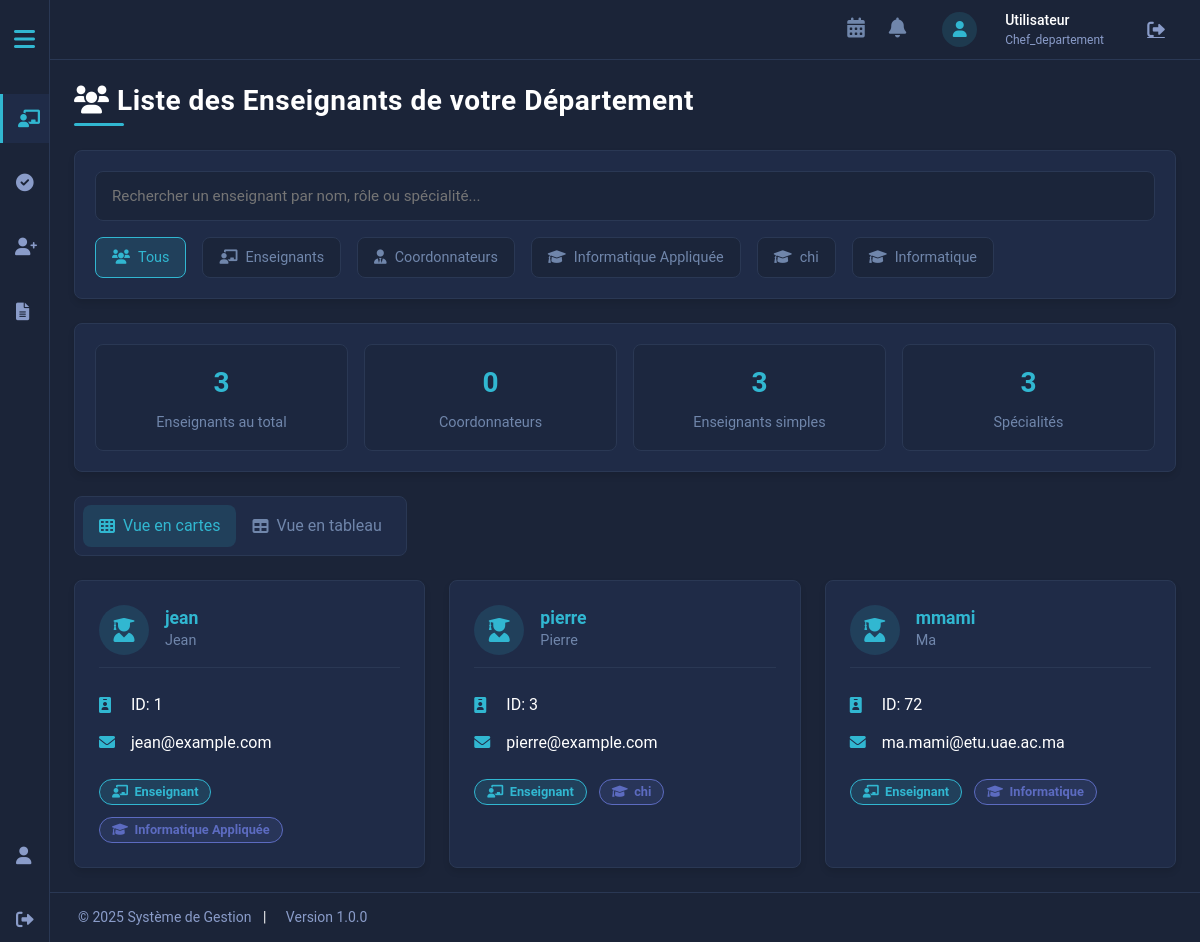
Screenshot of /projet_web_SF/chef_departement_interface/lister_professeurs_departement.php (signed in) with the database file from the repository.
### tables this page shows
CREATE TABLE `utilisateurs` (
  `id` int(11) NOT NULL,
  `nom_utilisateur` varchar(50) NOT NULL,
  `email` varchar(100) NOT NULL,
  `mot_de_passe` varchar(255) NOT NULL,
  `prenom` varchar(50) NOT NULL,
  `nom` varchar(50) NOT NULL,
  `role` enum('admin','chef_departement','coordonnateur','enseignant','vacataire') NOT NULL,
  `specialite` varchar(100) DEFAULT NULL,
  `id_departement` int(11) DEFAULT NULL,
  `id_filiere` int(11) DEFAULT NULL,
  `date_creation` timestamp NOT NULL DEFAULT current_timestamp(),
  `date_modification` timestamp NOT NULL DEFAULT current_timestamp() ON UPDATE current_timestamp(),
  `derniere_connexion` timestamp NULL DEFAULT NULL,
  `actif` tinyint(1) DEFAULT 1,
  `date_changement_mdp` datetime DEFAULT NULL,
  `reset_token` VARCHAR(64) NULL,
  `reset_token_expiry` DATETIME NULL
);

### projet_web_SF/chef_departement_interface/lister_professeurs_departement.php (the view, shortened to what this page needs)
<?php
$pdo = connectDB();
$id_departement = $_SESSION['id_departement'];
$query = "SELECT id, nom_utilisateur, prenom, email, specialite, role
          FROM utilisateurs
          WHERE role IN ('enseignant', 'coordonnateur')
          AND id_departement = ? AND actif = 1";
$stmt = $pdo->prepare($query);
$stmt->execute([$id_departement]);
$enseignants = $stmt->fetchAll(PDO::FETCH_ASSOC);
include 'header.php';
?>
<div class="main-container">
    <div class="content">
        <h2><i class="fas fa-users"></i> Liste des Enseignants de votre Département</h2>
<div class="search-wrapper">
            <input type="text" id="searchInput" placeholder="Rechercher un enseignant par nom, rôle ou spécialité..." aria-label="Rechercher">
            <div class="filter-container">
                <button class="filter-btn active" data-filter="all"><i class="fas fa-users"></i> Tous</button>
                <button class="filter-btn" data-filter="enseignant"><i class="fas fa-chalkboard-teacher"></i> Enseignants</button>
                <button class="filter-btn" data-filter="coordonnateur"><i class="fas fa-user-tie"></i> Coordonnateurs</button>
                <?php
                $specialites = [];
                foreach ($enseignants as $ens) {
                    if (!empty($ens['specialite']) && !in_array($ens['specialite'], $specialites)) {
                        $specialites[] = $ens['specialite'];
                    }
                }
                foreach ($specialites as $specialite): ?>
                    <button class="filter-btn" data-filter-specialite="<?= htmlspecialchars($specialite) ?>">
                        <i class="fas fa-graduation-cap"></i> <?= htmlspecialchars($specialite) ?>
                    </button>
                <?php endforeach; ?>
            </div>
        </div>
        <div class="stats-container">
            <?php
            $total_enseignants = count($enseignants);
            $total_coordonnateurs = 0;
            $total_enseignants_simples = 0;
            $specialites_count = count($specialites);
            foreach ($enseignants as $ens) {
                if ($ens['role'] === 'coordonnateur') {
                    $total_coordonnateurs++;
                } else {
                    $total_enseignants_simples++;
                }
            }
            ?>
            <div class="stat-item">
                <div class="stat-value"><?= $total_enseignants ?></div>
                <div class="stat-label">Enseignants au total</div>
            </div>
            <div class="stat-item">
                <div class="stat-value"><?= $total_coordonnateurs ?></div>
                <div class="stat-label">Coordonnateurs</div>
            </div>
            <div class="stat-item">
                <div class="stat-value"><?= $total_enseignants_simples ?></div>
                <div class="stat-label">Enseignants simples</div>
</div>
            <div class="stat-item">
                <div class="stat-value"><?= $specialites_count ?></div>
                <div class="stat-label">Spécialités</div>
            </div>
        </div>
        <div class="view-toggle">
            <button id="gridViewBtn" class="view-btn active"><i class="fas fa-th"></i> Vue en cartes</button>
            <button id="tableViewBtn" class="view-btn"><i class="fas fa-table"></i> Vue en tableau</button>
        </div>
        <div id="gridView" class="teachers-grid">
            <?php if (!empty($enseignants)): ?>
                <?php foreach ($enseignants as $ens): ?>
                    <div class="teacher-card"
                         data-role="<?= htmlspecialchars($ens['role']) ?>"
                         data-specialite="<?= htmlspecialchars($ens['specialite']) ?>">
                        <div class="teacher-header">
                            <div class="teacher-avatar">
                                <i class="fas <?= $ens['role'] === 'coordonnateur' ? 'fa-user-tie' : 'fa-user-graduate' ?>"></i>
                            </div>
                            <div class="teacher-name">
                                <h3><?= htmlspecialchars($ens['nom_utilisateur']) ?></h3>
                                <p><?= htmlspecialchars($ens['prenom']) ?></p>
                            </div>
                        </div>
                        <div class="teacher-details">
                            <div class="teacher-detail">
                                <i class="fas fa-id-badge"></i>
                                <span>ID: <?= htmlspecialchars($ens['id']) ?></span>
                            </div>
                            <div class="teacher-detail">
                                <i class="fas fa-envelope"></i>
                                <span><?= htmlspecialchars($ens['email']) ?></span>
                            </div>
                            <div class="badges">
                                <span class="badge badge-role">
                                    <i class="fas <?= $ens['role'] === 'coordonnateur' ? 'fa-user-tie' : 'fa-chalkboard-teacher' ?>"></i>
                                    <?= ucfirst(htmlspecialchars($ens['role'])) ?>
                                </span>
                                <?php if (!empty($ens['specialite'])): ?>
                                    <span class="badge badge-specialite">
                                        <i class="fas fa-graduation-cap"></i>
                                        <?= htmlspecialchars($ens['specialite']) ?>
                                    </span>
                                <?php endif; ?>
                            </div>
                        </div>
                    </div>
                <?php endforeach; ?>
            <?php endif; ?>
        </div>
    </div>
</div>
<?php
include 'footer_chef.php';
?>

### projet_web_SF/chef_departement_interface/header.php (style rules this page uses)
:root { --primary-bg: #1B2438; --secondary-bg: #1F2B47; --accent-color: #31B7D1; --text-color: #FFFFFF; --text-muted: #7086AB; --border-color: #2A3854; --header-bg: var(--secondary-bg); --top-nav-height: 60px; --footer-height: 50px; --sidebar-width-collapsed: 50px; --sidebar-width-expanded: 250px; --spacing-xs: 0.25rem; --spacing-sm: 0.5rem; --spacing-md: 1rem; --spacing-lg: 1.5rem; --spacing-xl: 2rem; --content-padding: var(--spacing-md); --section-margin: var(--spacing-md); --card-padding: var(--spacing-md); --form-spacing: var(--spacing-md); }
* { margin: 0; padding: 0; box-sizing: border-box; }
body { background-color: var(--primary-bg); color: var(--text-color); font-family: system-ui, -apple-system, "Segoe UI", Roboto, sans-serif; min-height: 100vh; display: flex; flex-direction: column; }
.main-container { margin-left: var(--sidebar-width-collapsed); padding-top: var(--top-nav-height); padding-bottom: var(--footer-height); flex: 1; min-height: 100vh; transition: margin-left 0.3s ease; overflow-y: auto; }
.content { padding: var(--content-padding); min-height: calc(100vh - var(--top-nav-height) - var(--footer-height)); }
.badge-role { display: inline-flex; align-items: center; padding: 0.35rem 0.75rem; border-radius: 50px; font-size: 0.8rem; font-weight: 600; background-color: rgba(49, 183, 209, 0.15); color: var(--accent-color); border: 1px solid var(--accent-color); }
.badge-role i { margin-right: 0.4rem; font-size: 0.8rem; }

### rows the page displays
utilisateurs: nom_utilisateur "jean", prenom "Jean", id "1", email "jean@example.com", role "Enseignant", specialite "Informatique Appliquée"
utilisateurs: nom_utilisateur "pierre", prenom "Pierre", id "3", email "pierre@example.com", role "Enseignant", specialite "chi"
utilisateurs: nom_utilisateur "mmami", prenom "Ma", id "72", email "ma.mami@etu.uae.ac.ma", role "Enseignant", specialite "Informatique"

### other values shown
$user_fullname "Utilisateur"
$_SESSION['role'] "Chef_departement"
$specialite "Informatique Appliquée"
$specialite "chi"
$specialite "Informatique"
$total_enseignants "3"
$total_coordonnateurs "0"
$total_enseignants_simples "3"
$specialites_count "3"
